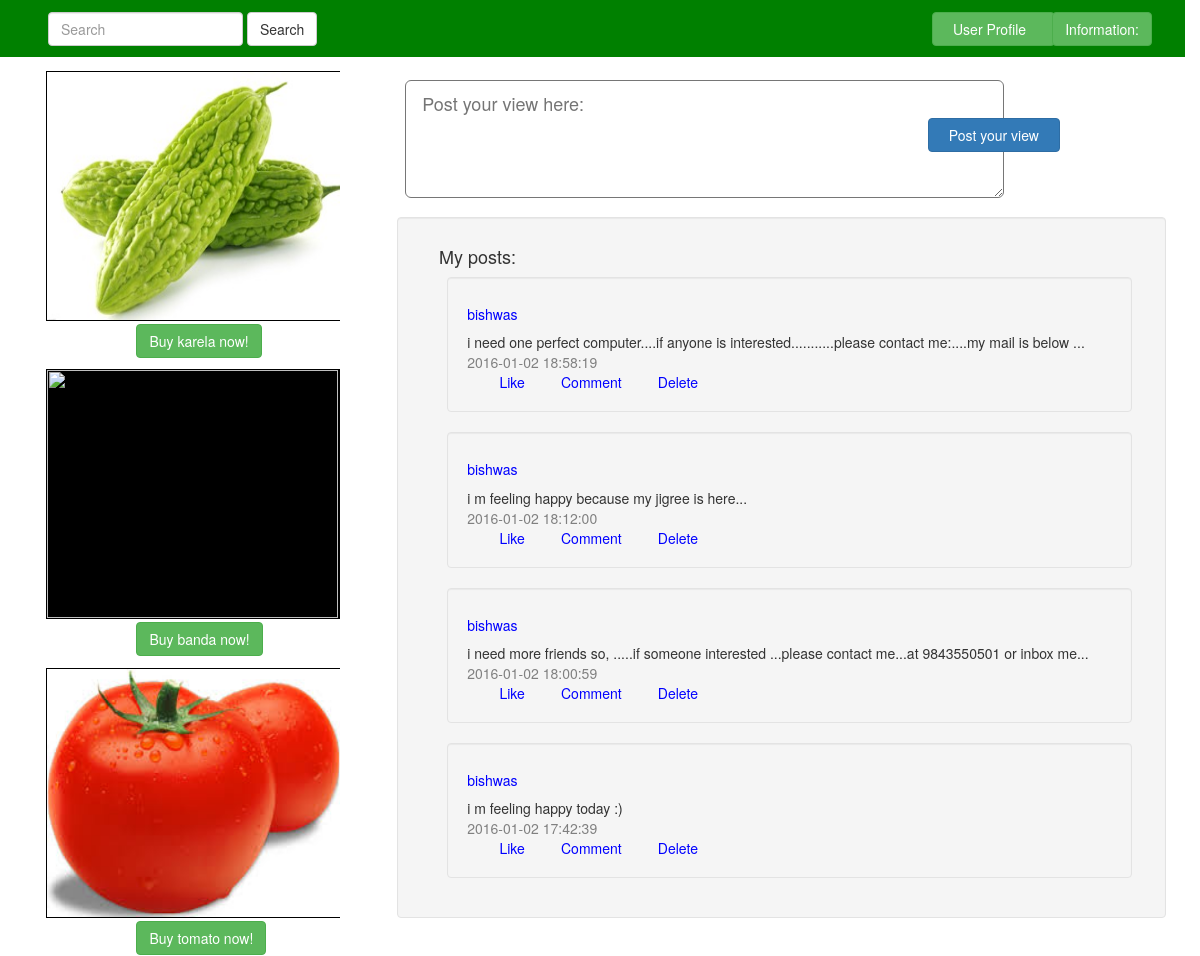
The page /POst/views/admin_page.php (signed in) on the database its author committed.
### tables this page shows
CREATE TABLE IF NOT EXISTS `password` (
  `id` int(11) NOT NULL AUTO_INCREMENT,
  `u_name` varchar(40) NOT NULL,
  `pass` varchar(45) NOT NULL,
  PRIMARY KEY (`id`)
);

CREATE TABLE IF NOT EXISTS `feed` (
  `id` int(11) NOT NULL DEFAULT '0',
  `Feed` text NOT NULL,
  `date_ins` timestamp NOT NULL DEFAULT CURRENT_TIMESTAMP
);

### POst/views/dbconnection.php (called while the page is built, shortened)
<?php
$mysql_db='post_data';
?>

### POst/views/admin_page.php (the view, shortened to what this page needs)
<?php
require'login.php';
if(login())
{
echo'<p>login successful.</p>';
$ins_id=$_SESSION['user_id'];
}
else
{
header('location:index.php');
}
include'dbconnection.php';
$con=mysqli_connect("localhost","root","");
mysqli_select_db($con, 'post_data');
			if($connect && mysql_select_db($mysql_db) or die($connect_error))
			{
			$query1="SELECT *FROM feed WHERE id='$ins_id' ORDER BY date_ins DESC";
			$res1=mysqli_query($con,$query1);
			}
?>
<!DOCTYPE html>
<html lang="en">
<head>
<link href="../../POst/contents/css/bootstrap.min.css" rel="stylesheet" type="text/css">
<link rel="stylesheet" type="text/css" href="../../POst/scripts/css/style.css">
</head>
	<body onload="hide_panel();">
<div class="row">
<div style="display:inline-block; background-color:green; width:100%; position:fixed; z-index:6; height:63px; margin-top:-3%;">
					<div style="margin-left:50%;position:absolute; margin-top:1.5%;" class="btn btn-success">&nbsp User Profile &nbsp &nbsp</div>
					<div style="margin-left:60%;position:absolute; margin-top:1.5%;" class="btn btn-success">Information:</div>
								<form class="navbar-form navbar-left" role="search" style="margin-left:4%; margin-top:1.5%;">
                                            <div class="form-group">
                                                    <input type="text" class="form-control" name="search_field" id="search_input" onkeyup="search_db();" placeholder="Search">
                                           </div>
                                                    <button type="submit" class="btn btn-default">Search</button>
                                          </form>
</div>
<div class="col-sm-1"></div>
<div class="col-sm-10">
	<div class="row">
			<div class="col-sm-3">
				<div style="display:inline-block; margin-left:-25%; background-color:#000000; width:130%; height:250px;">
					<img src="../scripts/images/karela.jpg" style="margin-top:1px;height:248px;width:99.5%;margin-left:1px; margin-right:3px;">
				</div>
				<div class="btn btn-success" style="margin-top:3px; margin-left:15%;" onclick="show_panel();">Buy karela now!</div>
								<div style="display:inline-block;margin-top:5%; margin-left:-25%; background-color:#000000; width:130%; height:250px;">
					<img src="../scripts/images/banda.jpg" style="margin-top:1px;height:248px;width:99.5%;margin-left:1px; margin-right:3px;">
				</div>
				<div class="btn btn-success" style="margin-top:3px; margin-left:15%;" onclick="show_panel();">Buy banda now!</div>
								<div style="display:inline-block;margin-top:5%; margin-left:-25%; background-color:#000000; width:130%; height:250px;">
					<img src="../scripts/images/tomato.jpg" style="margin-top:1px;height:248px;width:99.5%;margin-left:1px; margin-right:3px;">
				</div>
				<div class="btn btn-success" style="margin-top:3px; margin-left:15%;" onclick="show_panel();">Buy tomato now!</div>
			</div>
			<div class="col-sm-9">
							<form method="post" action="admin/insert.php" style="margin-top:-30%;">
							<textarea rows="4" cols="55" class="input-lg" name="feed" id="feed" style="left:8%;position:absolute;margin-top:30%;" placeholder="Post your view here:"></textarea>
							<input type="submit" value="&nbsp Post your view &nbsp" class="btn btn-primary" style=" position:absolute;margin-top:42%;left:76%; margin-top:35%;">
							</form>
		<div class="well"  style="position:absolute;margin-top:46%;margin-left:5%;width:100%;">
			<h4 style="margin-left:3%;">My posts:</h4>
	<?php
			while($data=mysqli_fetch_array($res1))
			{
	?>
			<div class="well" style="width:94%;">
					<a style="color:blue;" href="#"><h5>
					<?php
						$srh_id= $data['id'];
						if($connect && mysql_select_db($mysql_db) or die($connect_error))
								{
								$query2="SELECT u_name FROM password where id='$srh_id' LIMIT 1";
								$res2=mysqli_query($con,$query2);
									while($data1=mysqli_fetch_array($res2))
														{
															echo $data1['u_name'];
														}
								}
				        ?>
					</h5></a>
				<?php echo $data['Feed']; ?><br>
				<a style="color:gray;"><?php echo $data['date_ins'];?><br></a>
				<a href="#" style="text-decoration:none; color:blue; margin-left:5%;">Like</a>
					<a href="#" style="text-decoration:none; color:blue; margin-left:5%;">Comment</a>
					 <a href="admin/delete.php?id=<?php echo $data['date_ins'] ?>" style="margin-left:5%;color:blue;text-decoration:none;"> Delete</a>
					<br>
			</div>
	<?php
			}
		?>
		</div>
			</div>
	</div>
</div>
<div class="col-sm-1"></div>
</div>
	</body>
</html>

### POst/views/login.php (shortened to what this page needs)
<?php
function login()
{
		if(isset($_SESSION['user_id']) && !empty($_SESSION['user_id']))
		{
		 return true;
		}
		else{return false;}
}
include'dbconnection.php';
?>
<html lang="en">
<head>
<link href="../../APP/contents/css/bootstrap.min.css" rel="stylesheet" type="text/css">
<link rel="stylesheet" type="text/css" href="../../APP/scripts/css/style.css">
</head>
	<body>
	</body>
</html>

### POst/scripts/css/style.css (style rules this page uses)
.well { width:300px; margin-left:30px; }

### rows shown on the page
feed: Feed "i need one perfect computer....if anyone is interested...........please contact me:....my mail is below ...", date_ins "2016-01-02 18:58:19"
password: u_name "bishwas"
feed: Feed "i m feeling happy because my jigree is here...", date_ins "2016-01-02 18:12:00"
feed: Feed "i need more friends so, .....if someone interested ...please contact me...at 9843550501 or inbox me...", date_ins "2016-01-02 18:00:59"
feed: Feed "i m feeling happy today :)", date_ins "2016-01-02 17:42:39"
